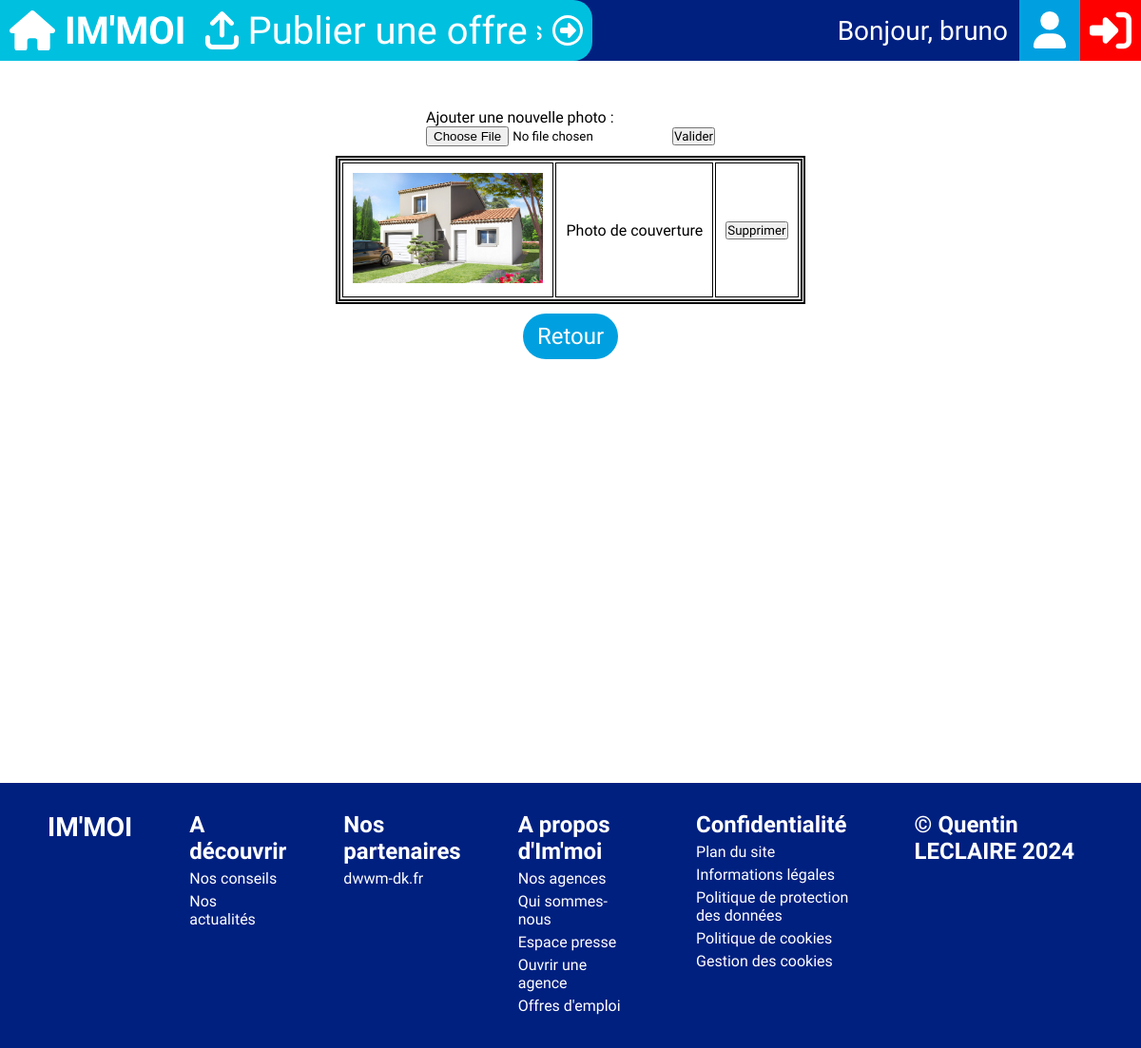
The page /offres/1/img (signed in) on the database its author committed.
### tables this page shows
CREATE TABLE IF NOT EXISTS `photo` (
  `idPhoto` int NOT NULL AUTO_INCREMENT,
  `nom` varchar(128) NOT NULL,
  `couverture` tinyint(1) DEFAULT NULL,
  `idBien` int NOT NULL,
  PRIMARY KEY (`idPhoto`),
  KEY `FK_BIEN` (`idBien`)
);

### Controller/PhotoController.php (called while the page is built, shortened)
<?php
class PhotoController{
    private $photoManager;
    public function __construct() {
        require_once "Models/managers/PhotoManager.php";
        $this->photoManager = new PhotoManager;
        $this->photoManager->chargementPhotolist();
    }
    public function gererPhotos($bien) {
        $listePhotos = $this->photoManager->getPhotosFromBien($bien);
        require "Views/gererImages.view.php";
    }
}

### Controller/bienController.php (called while the page is built, shortened)
<?php
class BienController
{
    private $bienManager;
    public function __construct()
    {
        require_once "Models/managers/BienManager.php";
        $this->bienManager = new BienManager;
        $this->bienManager->chargementBienlist();
    }
    public function getManager()
    {
        return $this->bienManager;
    }
}

### Models/Model.class.php (called while the page is built, shortened)
<?php
abstract class BDConnexion{
    private static $pdo;
    private static function setBDD(){
        self::$pdo = new PDO('mysql:host=localhost;dbname=immoi;port=3308;charset=utf8', 'root', '');
        self::$pdo->setAttribute(PDO::ATTR_ERRMODE, PDO::ERRMODE_WARNING);
    }
    protected function getBDD(){
        return self::$pdo;
    }
}

### Models/managers/BienManager.php (called while the page is built, shortened)
<?php
require_once "Models/data/Bien.class.php";
require_once "Models/Model.class.php";
class BienManager extends BDConnexion{
    private $bienlist = [];
    public function ajoutBien($bien){
        $this->bienlist[] = $bien;
    }
    public function chargementBienlist(){
        $req = $this->getBDD()->prepare('SELECT * FROM bien');
        $req->execute();
        $listeBien = $req->fetchAll(PDO::FETCH_ASSOC);
        foreach($listeBien as $value){
            $bien = new Bien($value['idBien'], $value['nom'], $value['description'], $value['prixLocation'], $value['prixVente'], $value['categorie'], $value['nbPieces'], $value['nbEtages'], $value['surface'], $value['numAppart'], $value['idUtilisateur'], $value['idAdresse'] );
        }
    }
    public function getBienById($id)
    {
        for ($i = 0; $i < count($this->bienlist); $i++) {
            if ($this->bienlist[$i]->getId() == $id) {
                return $this->bienlist[$i];
            }
        }
    }
}

### Models/data/Bien.class.php (called while the page is built, shortened)
<?php
class Bien{
    public function getId()                 {return $this->idBien;}
    public function getUtilisateur()        {return $this->idUtilisateur;}
}

### Models/managers/PhotoManager.php (called while the page is built, shortened)
<?php
require_once "Models/data/Photo.class.php";
require_once "Models/Model.class.php";
class PhotoManager extends BDConnexion{
    private $photolist = [];
    public function ajoutPhoto($photo){
        $this->photolist[] = $photo;
    }
    public function chargementPhotolist(){
        $req = $this->getBDD()->prepare('SELECT * FROM photo');
        $req->execute();
        $listePhoto = $req->fetchAll(PDO::FETCH_ASSOC);
    }
    public function getPhotosFromBien($id){
        $listePhotos = [];
        if (isset($this->photolist)) {
            for ($i = 0; $i < count($this->photolist); $i++) {
                if ($this->photolist[$i]->getBien() == $id) {
                    $listePhotos[] = $this->photolist[$i];
                }
            }
        }
        return $listePhotos;
    }
}

### Models/data/Photo.class.php (called while the page is built, shortened)
<?php
class Photo{
    public function getId()              {return $this->idPhoto;}
    public function getNom()             {return $this->nom;}
    public function getBien()            {return $this->idBien;}
    public function getCouverture()      {return $this->couverture;}
}

### Views/gererImages.view.php (the view, shortened to what this page needs)
<?php ob_start();
require_once "Controller/bienController.php";
$bienController = new BienController; ?>
<section class="content contentcenter">
    <?php if ($bienController->getManager()->getBienById($bien)->getUtilisateur() == $_SESSION["user"]["id"]) : ?>
        <div class="ajoutphoto">
            <form method="POST" action="<?= URL ?>offres/<?= $bien; ?>/img/v" enctype="multipart/form-data">
                <label for="nouvimage">Ajouter une nouvelle photo : </label><br>
                <input type="file" id="nouvimage" name="nouvimage" accept=".jpg, .jpeg, .png, .gif">
                <input type="submit" value="Valider" id="submitform">
            </form>
        </div>
        <?php if (!empty($listePhotos)) : ?>
            <table class="listephoto">
                <?php foreach ($listePhotos as $photo) : ?>
                    <tr>
                        <td>
                            <img src="/public/img/photos/<?= $photo->getNom(); ?>" alt="" class="preview">
                        </td>
                        <td>
                            <?php if ($photo->getCouverture()) : ?>
                                Photo de couverture
                            <?php else : ?>
                                <form method="POST" action="<?= URL ?>offres/<?= $bien; ?>/img/c/<?= $photo->getId(); ?>">
                                    <button>Choisir comme photo<br>de couverture</button>
                                </form>
                            <?php endif; ?>
                        </td>
                        <td>
                            <form method="POST" action="<?= URL ?>offres/<?= $bien; ?>/img/s/<?= $photo->getId(); ?>" onSubmit="return confirm('Voulez-vous vraiment supprimer cette image ?');">
                                <button>Supprimer</button>
                            </form>
                        </td>
                    </tr>
                <?php endforeach; ?>
            </table>
        <?php endif; ?>
        <a class="submitsearch" href="<?= URL ?>offres/<?= $bien; ?>">Retour</a>
    <?php else : require("permissionError.view.php");
    endif; ?>
</section>
<br>
<br>
<?php
require "template.php";

### public/css/style.css (style rules this page uses)
:root { --main-blue: #0050B0; --light-blue: #00A0E0; --lighter-blue: #00C0E0; --lightest-blue: #50D0FF; --dark-blue: #002080; --darker-blue: #001050; }
* { padding: 0; margin: 0; box-sizing: border-box; font-family: 'Gabarito', sans-serif; }
body { min-height: 100vh; position: relative; }
.content { position: relative; margin-top: 64px; min-height: calc(100vh - 78px); height: fit-content; width: 100%; display: flex; flex-direction: column; }
.contentcenter { align-items: center; }
.ajoutphoto { margin-top: 50px; }
.listephoto { margin: 10px auto; border: double 5px black; }
.listephoto tr td { border: 1px solid black; padding: 10px; text-align: center; }
.listephoto tr td img { max-width: 200px; }

### public/css/index.css (style rules this page uses)
.submitsearch { font-size: 24px; background-color: var(--light-blue); color: white; border: none; padding: 10px 15px; border-radius: 50px; cursor: pointer; transition: 400ms ease; text-decoration: none; }

### rows shown on the page
photo: nom (picture), couverture "Photo de couverture"

### other values the page prints
$_SESSION["user"]["prenom"] "bruno"
